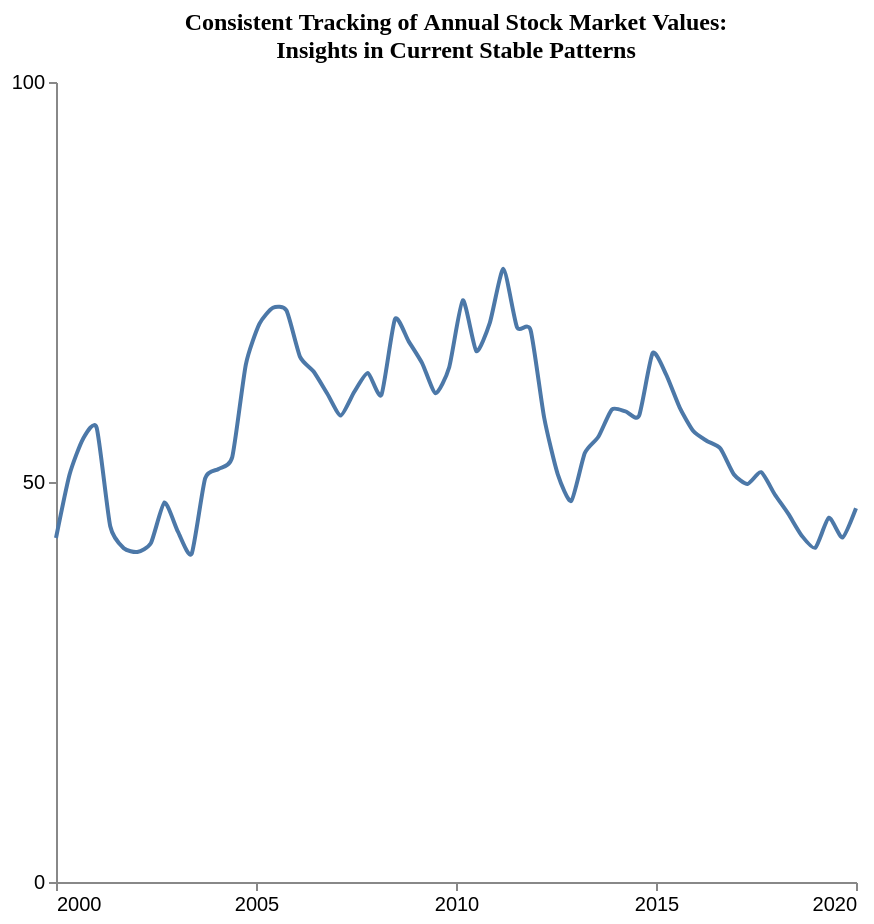

Describe this chart as a Vega-Lite specification.
### Vega-Lite specification from a JSON file in a GitHub repository (floating-point values rounded to 4 significant figures)
{"$schema": "https://vega.github.io/schema/vega-lite/v5.json", "description": "Pattern: irregular", "data": {"values": [{"X": 2000.0, "Y": 43.0}, {"X": 2000.0, "Y": 50.93}, {"X": 2001.0, "Y": 55.41}, {"X": 2001.0, "Y": 56.77}, {"X": 2001.0, "Y": 44.48}, {"X": 2002.0, "Y": 41.73}, {"X": 2002.0, "Y": 41.26}, {"X": 2002.0, "Y": 42.36}, {"X": 2003.0, "Y": 47.44}, {"X": 2003.0, "Y": 43.76}, {"X": 2003.0, "Y": 41.01}, {"X": 2004.0, "Y": 50.46}, {"X": 2004.0, "Y": 51.63}, {"X": 2004.0, "Y": 53.14}, {"X": 2005.0, "Y": 64.68}, {"X": 2005.0, "Y": 69.76}, {"X": 2005.0, "Y": 71.78}, {"X": 2006.0, "Y": 71.44}, {"X": 2006.0, "Y": 65.65}, {"X": 2006.0, "Y": 63.81}, {"X": 2007.0, "Y": 61.06}, {"X": 2007.0, "Y": 58.31}, {"X": 2007.0, "Y": 61.28}, {"X": 2008.0, "Y": 63.63}, {"X": 2008.0, "Y": 60.88}, {"X": 2008.0, "Y": 70.36}, {"X": 2009.0, "Y": 67.61}, {"X": 2009.0, "Y": 64.86}, {"X": 2009.0, "Y": 61.08}, {"X": 2010.0, "Y": 64.35}, {"X": 2010.0, "Y": 72.71}, {"X": 2011.0, "Y": 66.36}, {"X": 2011.0, "Y": 69.93}, {"X": 2011.0, "Y": 76.64}, {"X": 2012.0, "Y": 69.34}, {"X": 2012.0, "Y": 68.99}, {"X": 2012.0, "Y": 58.06}, {"X": 2013.0, "Y": 50.99}, {"X": 2013.0, "Y": 47.63}, {"X": 2013.0, "Y": 53.62}, {"X": 2014.0, "Y": 55.65}, {"X": 2014.0, "Y": 59.07}, {"X": 2014.0, "Y": 58.82}, {"X": 2015.0, "Y": 58.28}, {"X": 2015.0, "Y": 66.11}, {"X": 2015.0, "Y": 63.42}, {"X": 2016.0, "Y": 59.29}, {"X": 2016.0, "Y": 56.36}, {"X": 2016.0, "Y": 55.13}, {"X": 2017.0, "Y": 54.19}, {"X": 2017.0, "Y": 50.94}, {"X": 2017.0, "Y": 49.75}, {"X": 2018.0, "Y": 51.22}, {"X": 2018.0, "Y": 48.47}, {"X": 2018.0, "Y": 46.04}, {"X": 2019.0, "Y": 43.29}, {"X": 2019.0, "Y": 41.78}, {"X": 2019.0, "Y": 45.54}, {"X": 2020.0, "Y": 43.06}, {"X": 2020.0, "Y": 46.72}]}, "mark": {"type": "line", "interpolate": "cardinal", "tension": 0.4}, "encoding": {"x": {"field": "X", "type": "quantitative", "title": "", "axis": {"grid": false, "format": "d", "values": [2000, 2005, 2010, 2015, 2020], "tickSize": 4}, "scale": {"domain": [2000, 2020]}}, "y": {"field": "Y", "type": "quantitative", "title": "", "axis": {"grid": false, "format": "d", "values": [0, 50, 100], "tickSize": 4, "tickOpacity": 1}, "scale": {"domain": [0, 100]}}}, "title": {"text": "Consistent Tracking of Annual Stock Market Values:^ Insights in Current Stable Patterns", "anchor": "middle", "font": "Tahoma", "fontSize": 12}, "config": {"lineBreak": "^", "view": {"stroke": null}}, "height": 400, "width": 400, "autosize": "pad"}
